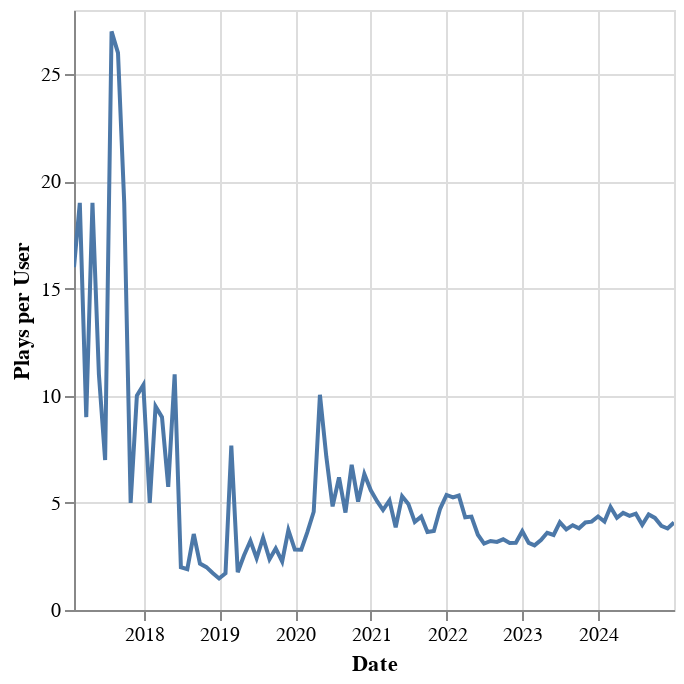

The notebook cell saved with this chart:
### Code cell
df.plot.line(x='Date', y='Plays per User')

### Figure 1 — Vega-Lite specification as saved in the notebook (floating-point values rounded to 4 significant figures)
{"config": {"view": {"continuousWidth": 300, "continuousHeight": 300}}, "data": {"name": "data-b508eac560492508b30d673ab298dc02"}, "mark": {"type": "line", "tooltip": true}, "encoding": {"x": {"field": "Date", "type": "temporal"}, "y": {"field": "Plays per User", "type": "quantitative"}}, "params": [{"name": "param_3", "select": {"type": "interval", "encodings": ["x", "y"]}, "bind": "scales"}], "$schema": "https://vega.github.io/schema/vega-lite/v5.20.1.json", "datasets": {"data-b508eac560492508b30d673ab298dc02": [{"Date": "2024-12-31T00:00:00", "Number of Plays": 3477, "Distinct Users": 851, "Plays per User": 4.086}, {"Date": "2024-11-30T00:00:00", "Number of Plays": 3390, "Distinct Users": 891, "Plays per User": 3.805}, {"Date": "2024-10-31T00:00:00", "Number of Plays": 2788, "Distinct Users": 710, "Plays per User": 3.927}, {"Date": "2024-09-30T00:00:00", "Number of Plays": 2488, "Distinct Users": 579, "Plays per User": 4.297}, {"Date": "2024-08-31T00:00:00", "Number of Plays": 2995, "Distinct Users": 672, "Plays per User": 4.457}, {"Date": "2024-07-31T00:00:00", "Number of Plays": 2397, "Distinct Users": 603, "Plays per User": 3.975}, {"Date": "2024-06-30T00:00:00", "Number of Plays": 2768, "Distinct Users": 616, "Plays per User": 4.494}, {"Date": "2024-05-31T00:00:00", "Number of Plays": 3088, "Distinct Users": 703, "Plays per User": 4.393}, {"Date": "2024-04-30T00:00:00", "Number of Plays": 2955, "Distinct Users": 652, "Plays per User": 4.532}, {"Date": "2024-03-31T00:00:00", "Number of Plays": 3172, "Distinct Users": 737, "Plays per User": 4.304}, {"Date": "2024-02-29T00:00:00", "Number of Plays": 3220, "Distinct Users": 670, "Plays per User": 4.806}, {"Date": "2024-01-31T00:00:00", "Number of Plays": 2682, "Distinct Users": 650, "Plays per User": 4.126}, {"Date": "2023-12-31T00:00:00", "Number of Plays": 2374, "Distinct Users": 544, "Plays per User": 4.364}, {"Date": "2023-11-30T00:00:00", "Number of Plays": 2392, "Distinct Users": 580, "Plays per User": 4.124}, {"Date": "2023-10-31T00:00:00", "Number of Plays": 2537, "Distinct Users": 621, "Plays per User": 4.085}, {"Date": "2023-09-30T00:00:00", "Number of Plays": 2001, "Distinct Users": 525, "Plays per User": 3.811}, {"Date": "2023-08-31T00:00:00", "Number of Plays": 2046, "Distinct Users": 517, "Plays per User": 3.957}, {"Date": "2023-07-31T00:00:00", "Number of Plays": 2084, "Distinct Users": 554, "Plays per User": 3.762}, {"Date": "2023-06-30T00:00:00", "Number of Plays": 1935, "Distinct Users": 473, "Plays per User": 4.091}, {"Date": "2023-05-31T00:00:00", "Number of Plays": 1687, "Distinct Users": 482, "Plays per User": 3.5}, {"Date": "2023-04-30T00:00:00", "Number of Plays": 1589, "Distinct Users": 441, "Plays per User": 3.603}, {"Date": "2023-03-31T00:00:00", "Number of Plays": 1615, "Distinct Users": 495, "Plays per User": 3.263}, {"Date": "2023-02-28T00:00:00", "Number of Plays": 1242, "Distinct Users": 412, "Plays per User": 3.015}, {"Date": "2023-01-31T00:00:00", "Number of Plays": 1385, "Distinct Users": 442, "Plays per User": 3.133}, {"Date": "2022-12-31T00:00:00", "Number of Plays": 1140, "Distinct Users": 310, "Plays per User": 3.677}, {"Date": "2022-11-30T00:00:00", "Number of Plays": 1063, "Distinct Users": 339, "Plays per User": 3.136}, {"Date": "2022-10-31T00:00:00", "Number of Plays": 1387, "Distinct Users": 444, "Plays per User": 3.124}, {"Date": "2022-09-30T00:00:00", "Number of Plays": 1184, "Distinct Users": 359, "Plays per User": 3.298}, {"Date": "2022-08-31T00:00:00", "Number of Plays": 1124, "Distinct Users": 354, "Plays per User": 3.175}, {"Date": "2022-07-31T00:00:00", "Number of Plays": 1330, "Distinct Users": 413, "Plays per User": 3.22}, {"Date": "2022-06-30T00:00:00", "Number of Plays": 558, "Distinct Users": 180, "Plays per User": 3.1}, {"Date": "2022-05-31T00:00:00", "Number of Plays": 337, "Distinct Users": 96, "Plays per User": 3.51}, {"Date": "2022-04-30T00:00:00", "Number of Plays": 327, "Distinct Users": 75, "Plays per User": 4.36}, {"Date": "2022-03-31T00:00:00", "Number of Plays": 320, "Distinct Users": 74, "Plays per User": 4.324}, {"Date": "2022-02-28T00:00:00", "Number of Plays": 342, "Distinct Users": 64, "Plays per User": 5.344}, {"Date": "2022-01-31T00:00:00", "Number of Plays": 331, "Distinct Users": 63, "Plays per User": 5.254}, {"Date": "2021-12-31T00:00:00", "Number of Plays": 306, "Distinct Users": 57, "Plays per User": 5.368}, {"Date": "2021-11-30T00:00:00", "Number of Plays": 255, "Distinct Users": 54, "Plays per User": 4.722}, {"Date": "2021-10-31T00:00:00", "Number of Plays": 225, "Distinct Users": 61, "Plays per User": 3.689}, {"Date": "2021-09-30T00:00:00", "Number of Plays": 222, "Distinct Users": 61, "Plays per User": 3.639}, {"Date": "2021-08-31T00:00:00", "Number of Plays": 231, "Distinct Users": 53, "Plays per User": 4.358}, {"Date": "2021-07-31T00:00:00", "Number of Plays": 251, "Distinct Users": 61, "Plays per User": 4.115}, {"Date": "2021-06-30T00:00:00", "Number of Plays": 198, "Distinct Users": 40, "Plays per User": 4.95}, {"Date": "2021-05-31T00:00:00", "Number of Plays": 191, "Distinct Users": 36, "Plays per User": 5.306}, {"Date": "2021-04-30T00:00:00", "Number of Plays": 185, "Distinct Users": 48, "Plays per User": 3.854}, {"Date": "2021-03-31T00:00:00", "Number of Plays": 184, "Distinct Users": 36, "Plays per User": 5.111}, {"Date": "2021-02-28T00:00:00", "Number of Plays": 126, "Distinct Users": 27, "Plays per User": 4.667}, {"Date": "2021-01-31T00:00:00", "Number of Plays": 147, "Distinct Users": 29, "Plays per User": 5.069}, {"Date": "2020-12-31T00:00:00", "Number of Plays": 162, "Distinct Users": 29, "Plays per User": 5.586}, {"Date": "2020-11-30T00:00:00", "Number of Plays": 203, "Distinct Users": 32, "Plays per User": 6.344}, {"Date": "2020-10-31T00:00:00", "Number of Plays": 177, "Distinct Users": 35, "Plays per User": 5.057}, {"Date": "2020-09-30T00:00:00", "Number of Plays": 149, "Distinct Users": 22, "Plays per User": 6.773}, {"Date": "2020-08-31T00:00:00", "Number of Plays": 141, "Distinct Users": 31, "Plays per User": 4.548}, {"Date": "2020-07-31T00:00:00", "Number of Plays": 167, "Distinct Users": 27, "Plays per User": 6.185}, {"Date": "2020-06-30T00:00:00", "Number of Plays": 145, "Distinct Users": 30, "Plays per User": 4.833}, {"Date": "2020-05-31T00:00:00", "Number of Plays": 264, "Distinct Users": 37, "Plays per User": 7.135}, {"Date": "2020-04-30T00:00:00", "Number of Plays": 231, "Distinct Users": 23, "Plays per User": 10.04}, {"Date": "2020-03-31T00:00:00", "Number of Plays": 243, "Distinct Users": 53, "Plays per User": 4.585}, {"Date": "2020-02-29T00:00:00", "Number of Plays": 275, "Distinct Users": 76, "Plays per User": 3.618}, {"Date": "2020-01-31T00:00:00", "Number of Plays": 273, "Distinct Users": 97, "Plays per User": 2.814}, {"Date": "2019-12-31T00:00:00", "Number of Plays": 254, "Distinct Users": 90, "Plays per User": 2.822}, {"Date": "2019-11-30T00:00:00", "Number of Plays": 280, "Distinct Users": 75, "Plays per User": 3.733}, {"Date": "2019-10-31T00:00:00", "Number of Plays": 256, "Distinct Users": 113, "Plays per User": 2.265}, {"Date": "2019-09-30T00:00:00", "Number of Plays": 161, "Distinct Users": 56, "Plays per User": 2.875}, {"Date": "2019-08-31T00:00:00", "Number of Plays": 268, "Distinct Users": 113, "Plays per User": 2.372}, {"Date": "2019-07-31T00:00:00", "Number of Plays": 145, "Distinct Users": 43, "Plays per User": 3.372}, {"Date": "2019-06-30T00:00:00", "Number of Plays": 186, "Distinct Users": 77, "Plays per User": 2.416}, {"Date": "2019-05-31T00:00:00", "Number of Plays": 268, "Distinct Users": 83, "Plays per User": 3.229}, {"Date": "2019-04-30T00:00:00", "Number of Plays": 168, "Distinct Users": 66, "Plays per User": 2.545}, {"Date": "2019-03-31T00:00:00", "Number of Plays": 37, "Distinct Users": 21, "Plays per User": 1.762}, {"Date": "2019-02-28T00:00:00", "Number of Plays": 23, "Distinct Users": 3, "Plays per User": 7.667}, {"Date": "2019-01-31T00:00:00", "Number of Plays": 24, "Distinct Users": 14, "Plays per User": 1.714}, {"Date": "2018-12-31T00:00:00", "Number of Plays": 25, "Distinct Users": 17, "Plays per User": 1.471}, {"Date": "2018-11-30T00:00:00", "Number of Plays": 19, "Distinct Users": 11, "Plays per User": 1.727}, {"Date": "2018-10-31T00:00:00", "Number of Plays": 42, "Distinct Users": 21, "Plays per User": 2.0}, {"Date": "2018-09-30T00:00:00", "Number of Plays": 13, "Distinct Users": 6, "Plays per User": 2.167}, {"Date": "2018-08-31T00:00:00", "Number of Plays": 39, "Distinct Users": 11, "Plays per User": 3.545}, {"Date": "2018-07-31T00:00:00", "Number of Plays": 21, "Distinct Users": 11, "Plays per User": 1.909}, {"Date": "2018-06-30T00:00:00", "Number of Plays": 16, "Distinct Users": 8, "Plays per User": 2.0}, {"Date": "2018-05-31T00:00:00", "Number of Plays": 11, "Distinct Users": 1, "Plays per User": 11.0}, {"Date": "2018-04-30T00:00:00", "Number of Plays": 23, "Distinct Users": 4, "Plays per User": 5.75}, {"Date": "2018-03-31T00:00:00", "Number of Plays": 9, "Distinct Users": 1, "Plays per User": 9.0}, {"Date": "2018-02-28T00:00:00", "Number of Plays": 19, "Distinct Users": 2, "Plays per User": 9.5}, {"Date": "2018-01-31T00:00:00", "Number of Plays": 15, "Distinct Users": 3, "Plays per User": 5.0}, {"Date": "2017-12-31T00:00:00", "Number of Plays": 21, "Distinct Users": 2, "Plays per User": 10.5}, {"Date": "2017-11-30T00:00:00", "Number of Plays": 10, "Distinct Users": 1, "Plays per User": 10.0}, {"Date": "2017-10-31T00:00:00", "Number of Plays": 5, "Distinct Users": 1, "Plays per User": 5.0}, {"Date": "2017-09-30T00:00:00", "Number of Plays": 19, "Distinct Users": 1, "Plays per User": 19.0}, {"Date": "2017-08-31T00:00:00", "Number of Plays": 26, "Distinct Users": 1, "Plays per User": 26.0}, {"Date": "2017-07-31T00:00:00", "Number of Plays": 27, "Distinct Users": 1, "Plays per User": 27.0}, {"Date": "2017-06-30T00:00:00", "Number of Plays": 7, "Distinct Users": 1, "Plays per User": 7.0}, {"Date": "2017-05-31T00:00:00", "Number of Plays": 11, "Distinct Users": 1, "Plays per User": 11.0}, {"Date": "2017-04-30T00:00:00", "Number of Plays": 19, "Distinct Users": 1, "Plays per User": 19.0}, {"Date": "2017-03-31T00:00:00", "Number of Plays": 9, "Distinct Users": 1, "Plays per User": 9.0}, {"Date": "2017-02-28T00:00:00", "Number of Plays": 19, "Distinct Users": 1, "Plays per User": 19.0}, {"Date": "2017-01-31T00:00:00", "Number of Plays": 16, "Distinct Users": 1, "Plays per User": 16.0}]}}
